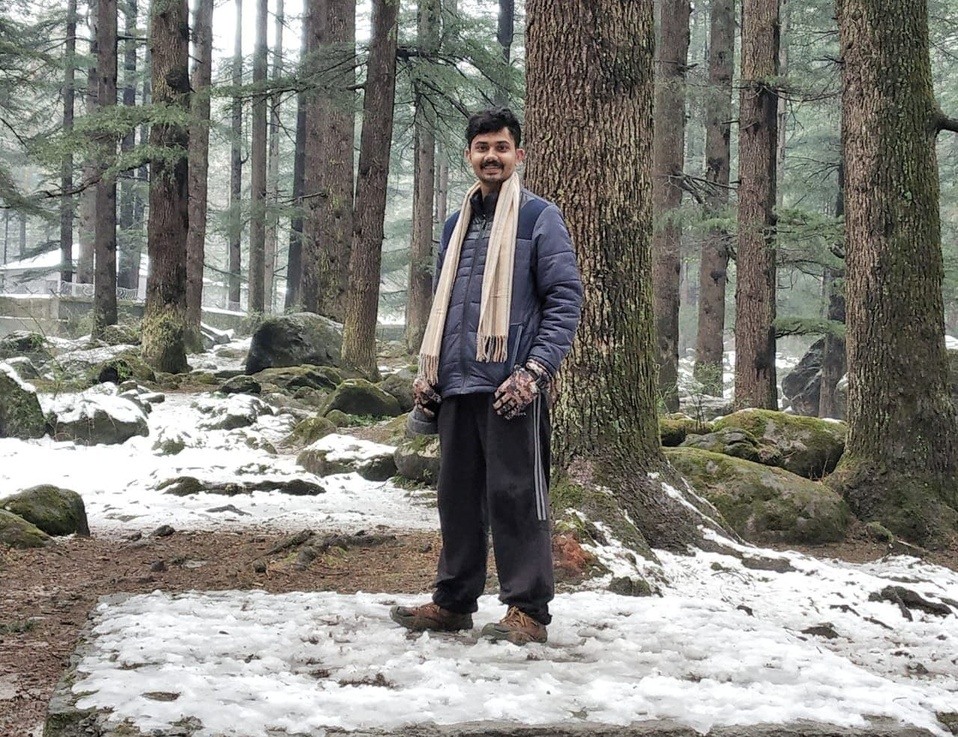
#> input picture DL II/mccu.jpg, 958 x 737 px, shrunk from 1280 x 985 before the run
$ python AKSHAY_J_21105012_QUIZ_2.py
#> lines starting #> are read from the running program, lines starting #| are printed output that depends on the picture
import numpy  as np
from matplotlib.image import imread
from matplotlib import pyplot as plt
A=imread('mccu.jpg')
#> A is the input picture: shape (737, 958, 3); mean R, G, B 131.4, 130.2, 124.1
X_data=np.mean(A,-1)
img=plt.imshow(X_data)
img.set_cmap('gray')
plt.title('Original greyscale image')
plt.show()
####
U,S,VT=np.linalg.svd(X_data,full_matrices=False)
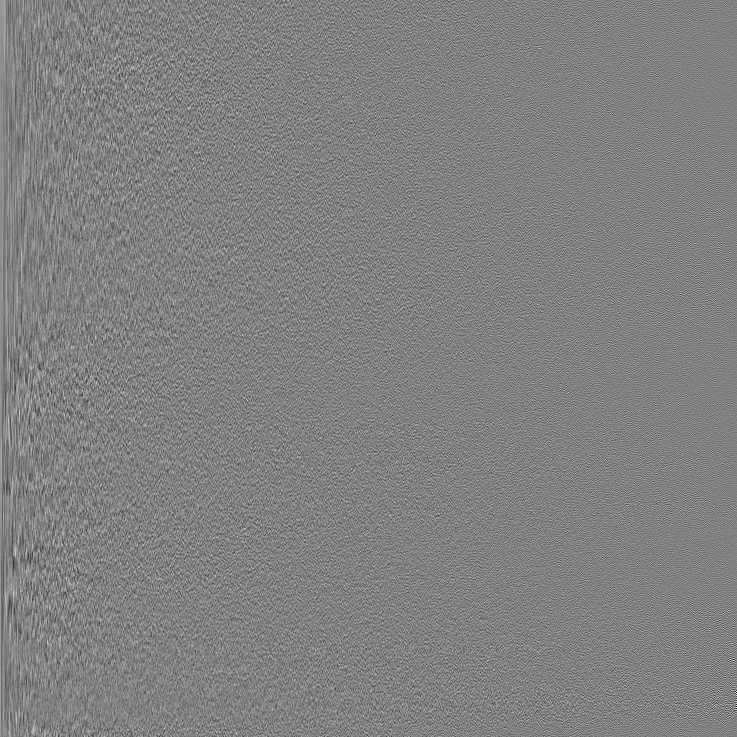
#> U: shape (737, 737) float64; min -0.254, max 0.247, mean 5.23e-05; drawn with min black and max white
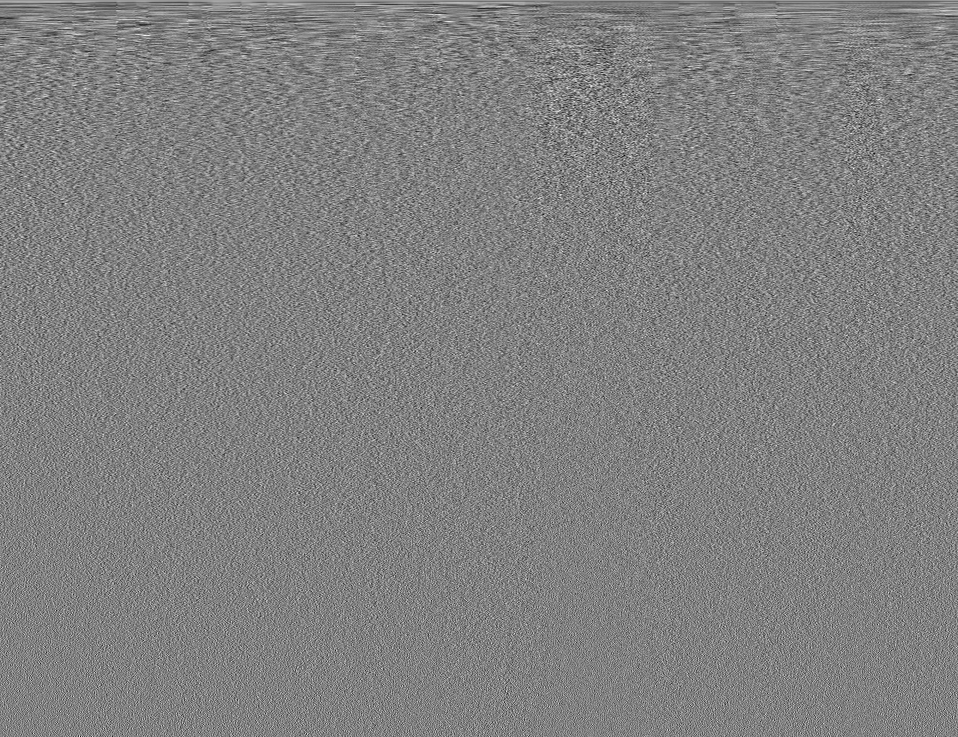
#> VT: shape (737, 958) float64; min -0.175, max 0.171, mean 3.3e-05; drawn with min black and max white
#> S = 737 values, max 113205.8 at index 0, min 15.13 at index 736, mean 898.7
S=np.diag(S)
j=0
for r in (5,10,15,20,50,100):
    img_reduce=U[:,:r] @ S[:r,:r] @ VT[:r,:]
    plt.figure(j+1)
    j+=1
    img=plt.imshow(img_reduce)
    img.set_cmap('gray')
    plt.title('r='+str(r))
    plt.show()
    if r==5:
        s1=S[:r,:r]
    if r==10:
        s2=S[:r,:r]
    if r==15:
        s3 = S[:r, :r]
    if r==20:
        s4 = S[:r, :r]
    if r==50:
        s5 = S[:r, :r]
    if r==100:
        s6 = S[:r, :r]
#> this loop made 6 passes
#> pass 1, `img_reduce=U[:,:r] @ S[:r,:r] @ VT[:r,:]`:
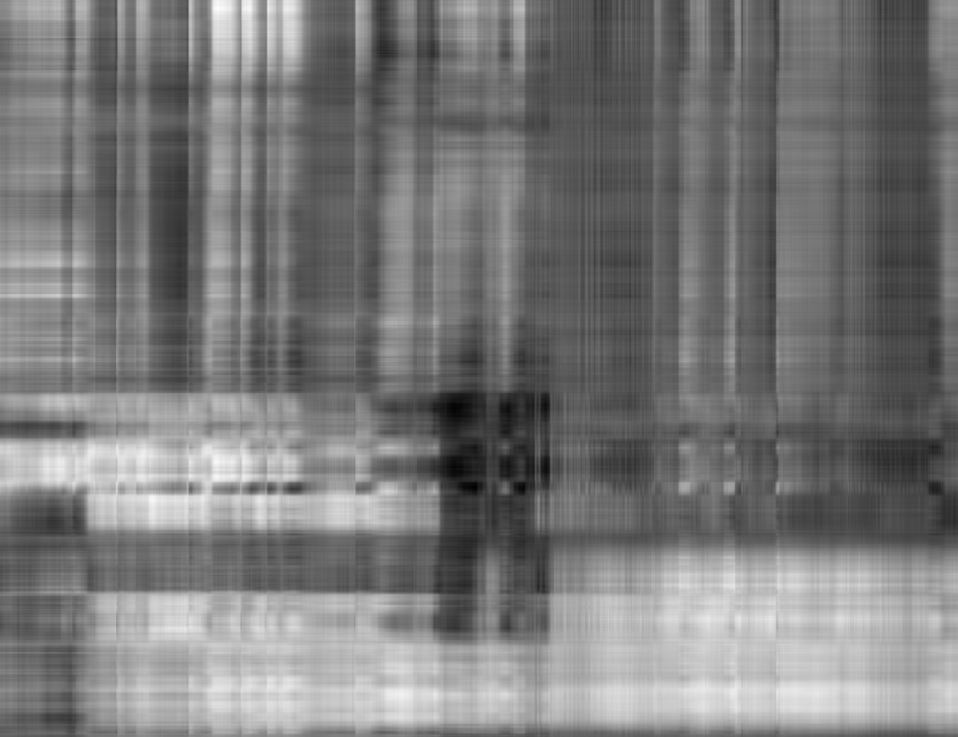
#> img_reduce: shape (737, 958) float64; min -30.84, max 302.7, mean 128.6; drawn with min black and max white
#> pass 2, `img_reduce=U[:,:r] @ S[:r,:r] @ VT[:r,:]`:
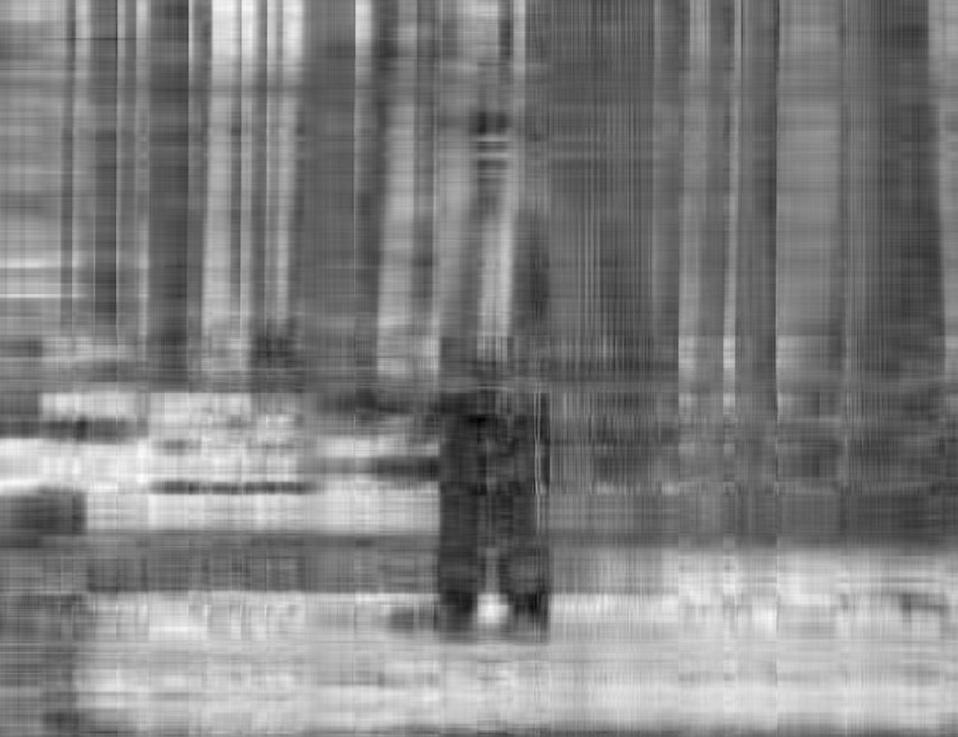
#> img_reduce: shape (737, 958) float64; min -48.01, max 302.5, mean 128.5; drawn with min black and max white
#> pass 3, `img_reduce=U[:,:r] @ S[:r,:r] @ VT[:r,:]`:
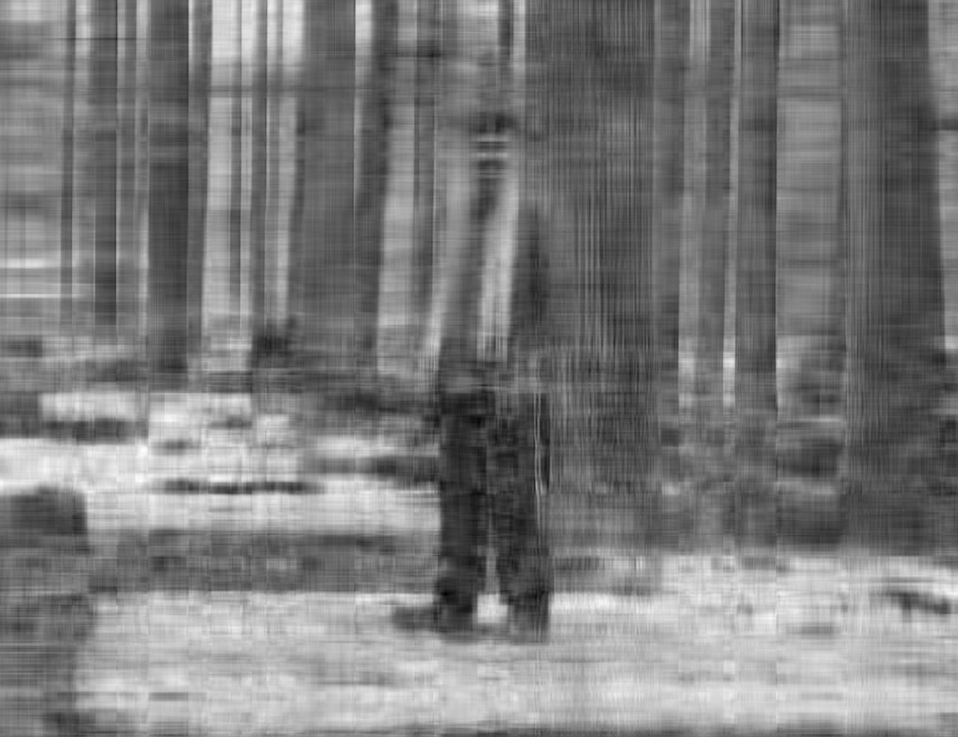
#> img_reduce: shape (737, 958) float64; min -39.64, max 306.3, mean 128.5; drawn with min black and max white
#> after the loop, j = 6
plt.plot(s1,'r.',label='for r=5 values')
plt.plot(s2,'b.',label='for r=10 values')
plt.plot(s3,'g.',label='for r=15 values')
plt.plot(s4,'y.',label='for r=20 values')
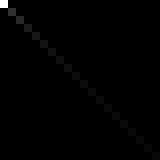
#> s4: shape (20, 20) float64 (shown 8 times larger); min 0, max 113205.8, mean 642.1; drawn with min black and max white
plt.plot(s5,'r.',label='for r=50 values')
plt.plot(s6,'b.',label='for r=100 values')
plt.plot(S,label="All sigma values")
plt.show()
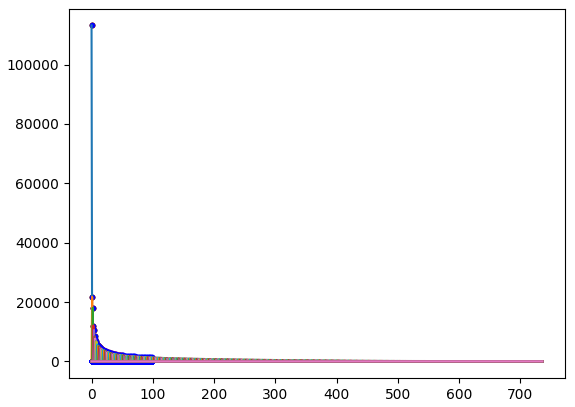
#> figure drawn by matplotlib, 1 panel
